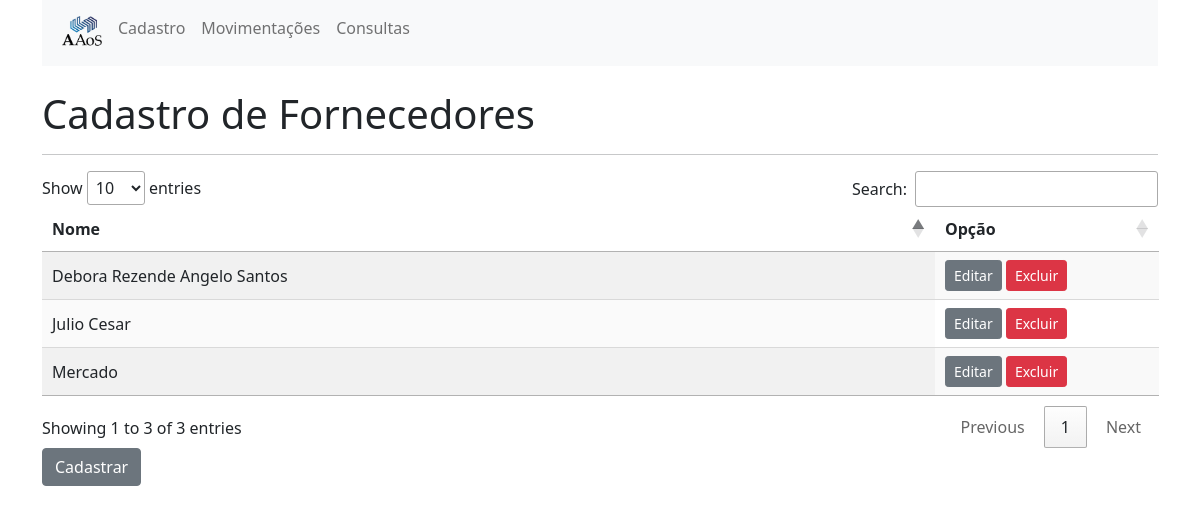
The page /fornecedores/ on the database as committed earlier.
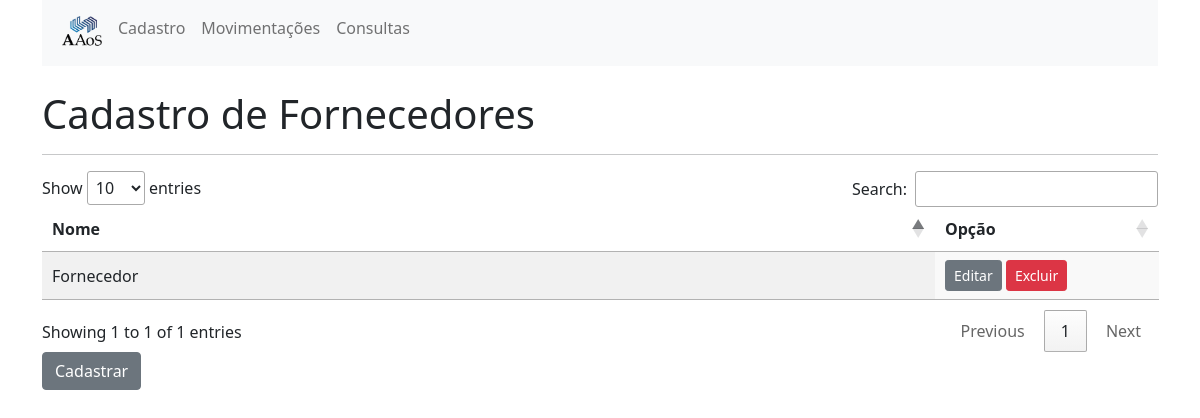
The same page on the database as committed later.
### cadastros/models.py (models this page shows, shortened)
class Fornecedor(models.Model):
    descricao = models.CharField(
        verbose_name="Nome do fornecedor",
        max_length=250,
    )
    class Meta:
        db_table = "cad_fornecedor"
        verbose_name = "Fornecedor"
        verbose_name_plural = "Fornecedores"

### cadastros/views.py (the view)
# urls.py: path('fornecedores/', views.list_fornecedores, name='list_fornecedores'),
def list_fornecedores(request):
    fornecedores = Fornecedor.objects.all()
    return render(request, 'cadastros/fornecedores.html', {'fornecedores': fornecedores})

### cadastros/templates/cadastros/fornecedores.html (shortened to what this page needs)
{% extends 'cadastros/base.html' %}
{% block content %}
    <br>
    <h1>Cadastro de Fornecedores</h1>
    <hr>
    <table id="fornecedores_table" class="display">
        <thead>
            <tr>
                <th>Nome</th>
                <th>Opção</th>
            </tr>
        </thead>
        <tbody>
            {% for fornecedor in fornecedores %}
                <tr>
                    <td>
                        {{fornecedor.descricao}}
                    </td>
                    <td>
                       <a href="{% url 'edit_fornecedor' pk=fornecedor.pk %}" class="btn btn-secondary btn-sm">Editar</a>
                       <a href="{% url 'delete_fornecedor' pk=fornecedor.pk %}" class="btn btn-danger btn-sm">Excluir</a>
                    </td>
                </tr>
            {% endfor %}
        </tbody>
    </table>
    <a href="{% url 'new_fornecedor' %}" class="btn btn-secondary">Cadastrar</a>
{% endblock %}

Rows that differ between the two databases and show on the page:
removed Fornecedor: descricao "Debora Rezende Angelo Santos"
removed Fornecedor: descricao "Julio Cesar"
removed Fornecedor: descricao "Mercado"
added Fornecedor: descricao "Fornecedor"
Other text that changed with them:
text written by a page script: "Show entries Search: Showing 1 to 3 of 3 entries Previous 1 Next" → "Show entries Search: Showing 1 to 1 of 1 entries Previous 1 Next"
